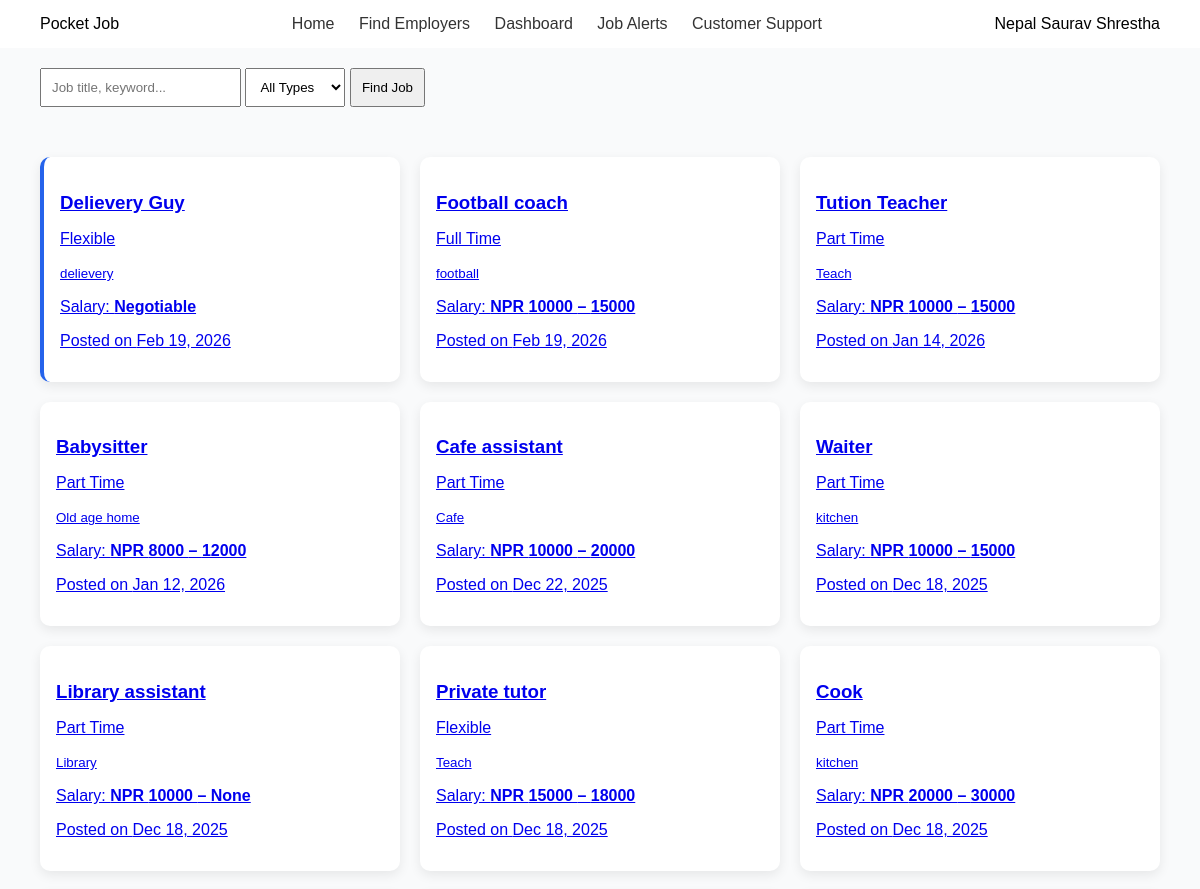
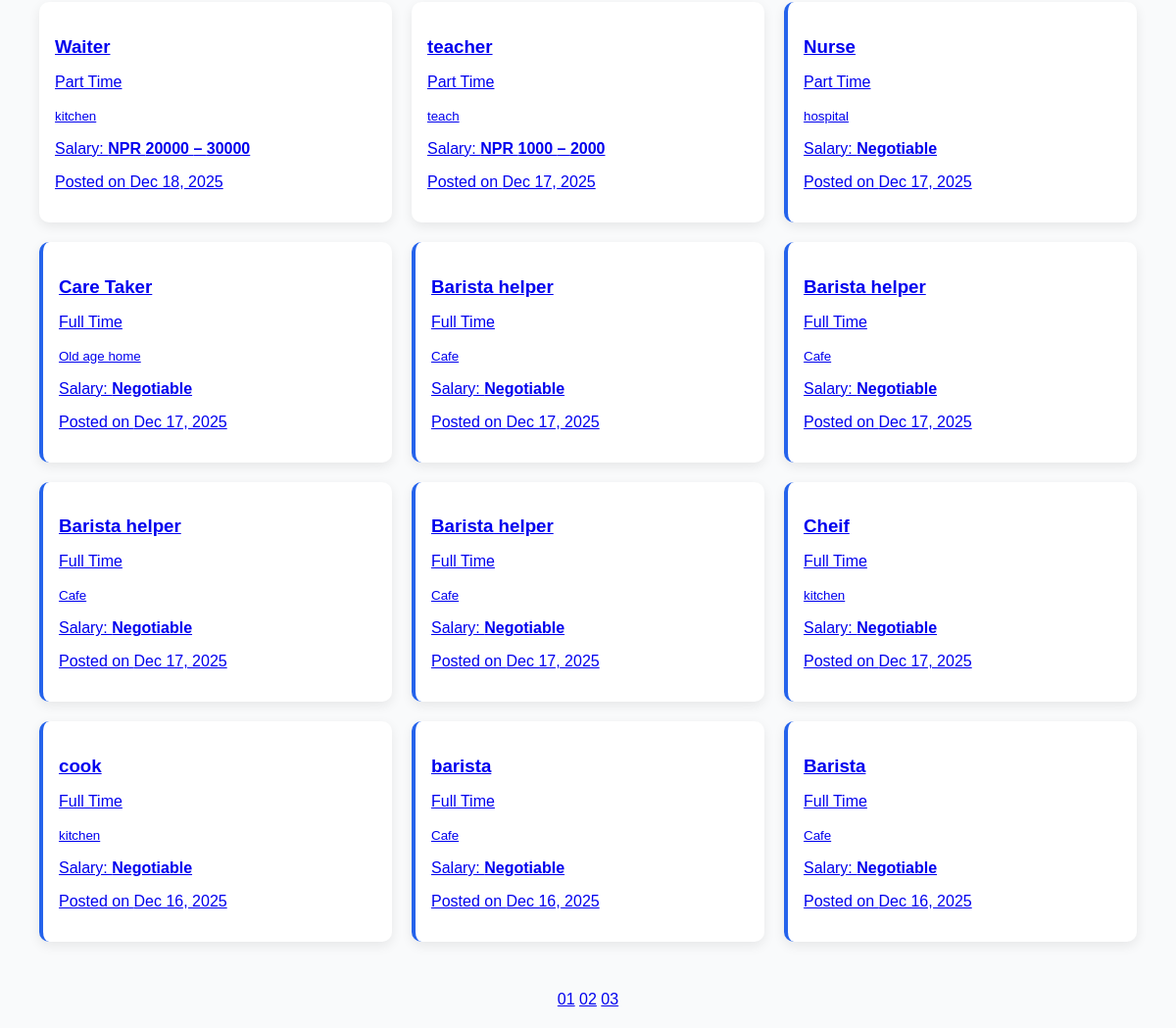
The page / on the database its author committed (2 pictures, top to bottom).
### Job_Post/models.py (models this page shows, shortened)
class Job(models.Model):
    JOB_TYPE_CHOICES = [
        ('Part Time', 'Part Time'),
        ('Full Time', 'Full Time'),
        ('Flexible', 'Flexible'),
    ]
    title = models.CharField(max_length=200)
    tags = models.CharField(max_length=200)
    job_type = models.CharField(
        max_length=50,
        choices=JOB_TYPE_CHOICES,
        default='Full Time'   # 👈 THIS FIXES MIGRATION ERROR
    )
    min_salary = models.IntegerField(null=True, blank=True)
    max_salary = models.IntegerField(null=True, blank=True)
    negotiable = models.BooleanField(default=False)
    description = models.TextField()
    responsibilities = models.TextField()
    created_at = models.DateTimeField(auto_now_add=True)

### homepage/views.py (the view)
# urls.py: 2. Add a URL to urlpatterns:  path('', views.home, name='home')
def home(request):
    query = request.GET.get('q')
    job_type = request.GET.get('job_type')
    jobs = Job.objects.all()
    if query:
        jobs = jobs.filter(
            Q(title__icontains=query) | Q(tags__icontains=query)
        )
    if job_type and job_type != "All":
        jobs = jobs.filter(job_type=job_type)
    jobs = jobs.order_by('-created_at')
    return render(request, 'homepage/home.html', {
        'jobs': jobs,
        'query': query,
        'selected_job_type': job_type
    })

### templates/homepage/home.html (shortened to what this page needs)
{% load static %}
<!DOCTYPE html>
<html lang="en">
<head>
    <link rel="stylesheet" href="{% static 'css/home.css' %}">
</head>
<body>
<header class="navbar">
    <div class="logo">Pocket Job</div>
    <nav>
        <a href="{% url 'home' %}">Home</a>
        <a href="#">Find Employers</a>
        <a href="#">Dashboard</a>
        <a href="#">Job Alerts</a>
        <a href="#">Customer Support</a>
    </nav>
    <div class="profile">
        <span>Nepal</span>
        <span>Saurav Shrestha</span>
    </div>
</header>
<section class="search-section">
    <form method="GET" action="{% url 'home' %}">
        <input
            type="text"
            name="q"
            placeholder="Job title, keyword..."
            value="{{ query|default:'' }}"
        >
        <select name="job_type">
            <option value="All">All Types</option>
        </select>
        <button type="submit">Find Job</button>
    </form>
</section>
<section class="jobs">
    {% for job in jobs %}
    <a href="{% url 'job_detail' job.id %}" class="job-link">
        <div class="job-card {% if job.negotiable %}featured{% endif %}">
            <h3>{{ job.title }}</h3>
            <p class="role">{{ job.job_type }}</p>
            <small class="tags">{{ job.tags }}</small>
            <p class="salary">
                {% if job.negotiable %}
                    Salary: <strong>Negotiable</strong>
                {% else %}
                    Salary: <strong>NPR {{ job.min_salary }} – {{ job.max_salary }}</strong>
                {% endif %}
            </p>
            <p class="posted">
                Posted on {{ job.created_at|date:"M d, Y" }}
            </p>
        </div>
    </a>
    {% empty %}
        <p style="padding: 40px;">No jobs available matching your search.</p>
    {% endfor %}
</section>
<div class="pagination">
    <a href="#">01</a>
    <a href="#">02</a>
    <a href="#">03</a>
</div>
</body>
</html>

### static/css/home.css (style rules this page uses)
body { font-family: Arial, sans-serif; background: #f9fafb; margin: 0; }
.navbar { display: flex; justify-content: space-between; padding: 15px 40px; background: white; }
.navbar nav a { margin: 0 10px; text-decoration: none; color: #333; }
.search-section { display: flex; gap: 10px; padding: 20px 40px; }
.search-section input, .search-section select, .search-section button { padding: 10px; }
.jobs { display: grid; grid-template-columns: repeat(auto-fill, minmax(280px, 1fr)); gap: 20px; padding: 30px 40px; }
.job-card { background: #fff; border-radius: 10px; padding: 16px; box-shadow: 0 4px 12px rgba(0,0,0,0.08); transition: transform 0.2s; }
.job-card h3 { margin-bottom: 5px; }
.featured { border-left: 4px solid #2563eb; }
.pagination { text-align: center; padding: 20px; }

### rows shown on the page
Job: title "Delievery Guy", job_type "Flexible", tags "delievery", shows "Salary:", negotiable "Negotiable", created_at "Feb 19, 2026"
Job: title "Football coach", job_type "Full Time", tags "football", min_salary "10000", max_salary "15000", created_at "Feb 19, 2026"
Job: title "Tution Teacher", job_type "Part Time", tags "Teach", min_salary "10000", max_salary "15000", created_at "Jan 14, 2026"
Job: title "Babysitter", job_type "Part Time", tags "Old age home", min_salary "8000", max_salary "12000", created_at "Jan 12, 2026"
Job: title "Cafe assistant", job_type "Part Time", tags "Cafe", min_salary "10000", max_salary "20000", created_at "Dec 22, 2025"
Job: title "Waiter", job_type "Part Time", tags "kitchen", min_salary "10000", max_salary "15000", created_at "Dec 18, 2025"
Job: title "Library assistant", job_type "Part Time", tags "Library", min_salary "10000", max_salary "None", created_at "Dec 18, 2025"
Job: title "Private tutor", job_type "Flexible", tags "Teach", min_salary "15000", max_salary "18000", created_at "Dec 18, 2025"
Job: title "Cook", job_type "Part Time", tags "kitchen", min_salary "20000", max_salary "30000", created_at "Dec 18, 2025"
Job: title "Waiter", job_type "Part Time", tags "kitchen", min_salary "20000", max_salary "30000", created_at "Dec 18, 2025"
Job: title "teacher", job_type "Part Time", tags "teach", min_salary "1000", max_salary "2000", created_at "Dec 17, 2025"
Job: title "Nurse", job_type "Part Time", tags "hospital", shows "Salary:", negotiable "Negotiable", created_at "Dec 17, 2025"
Job: title "Care Taker", job_type "Full Time", tags "Old age home", shows "Salary:", negotiable "Negotiable", created_at "Dec 17, 2025"
Job: title "Barista helper", job_type "Full Time", tags "Cafe", shows "Salary:", negotiable "Negotiable", created_at "Dec 17, 2025"
Job: title "Barista helper", job_type "Full Time", tags "Cafe", shows "Salary:", negotiable "Negotiable", created_at "Dec 17, 2025"
Job: title "Barista helper", job_type "Full Time", tags "Cafe", shows "Salary:", negotiable "Negotiable", created_at "Dec 17, 2025"
Job: title "Barista helper", job_type "Full Time", tags "Cafe", shows "Salary:", negotiable "Negotiable", created_at "Dec 17, 2025"
Job: title "Cheif", job_type "Full Time", tags "kitchen", shows "Salary:", negotiable "Negotiable", created_at "Dec 17, 2025"
Job: title "cook", job_type "Full Time", tags "kitchen", shows "Salary:", negotiable "Negotiable", created_at "Dec 16, 2025"
Job: title "barista", job_type "Full Time", tags "Cafe", shows "Salary:", negotiable "Negotiable", created_at "Dec 16, 2025"
Job: title "Barista", job_type "Full Time", tags "Cafe", shows "Salary:", negotiable "Negotiable", created_at "Dec 16, 2025"
